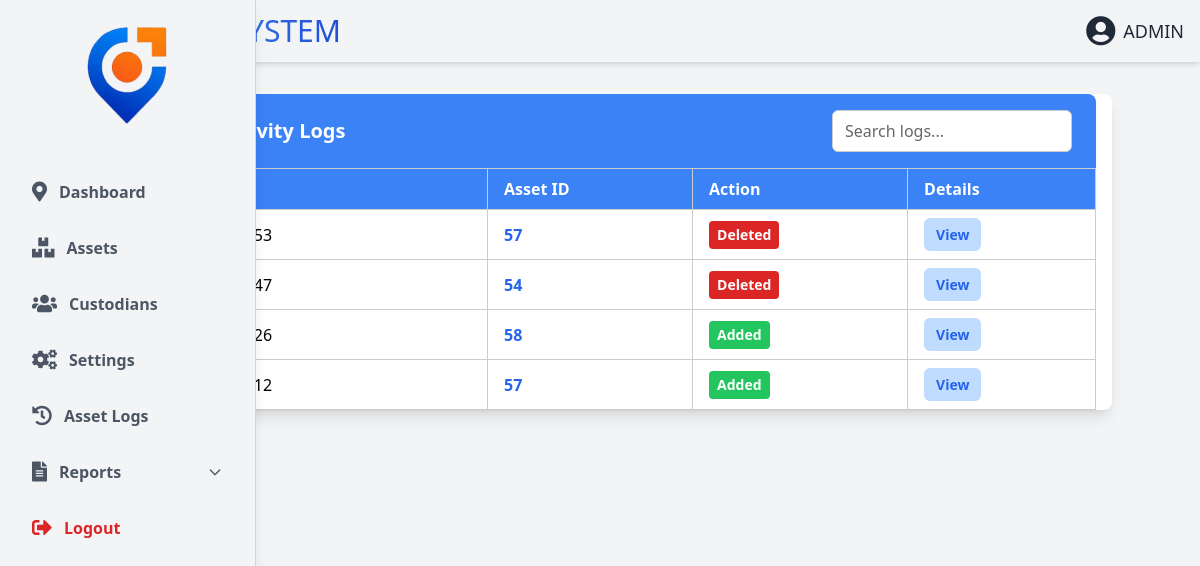
/asset_logs.php (signed in), run on the app's committed database.
### tables this page shows
CREATE TABLE `asset_logs` (
  `id` int(11) NOT NULL,
  `asset_id` int(11) DEFAULT NULL,
  `action` varchar(50) DEFAULT NULL,
  `timestamp` datetime DEFAULT current_timestamp(),
  `details` text DEFAULT NULL
);

### user_theme.php (called while the page is built, shortened)
<?php
$theme_class = 'theme-light';
?>

### asset_logs.php (the view, shortened to what this page needs)
<?php
include 'db_connect.php';
include 'user_theme.php';
$logs = $conn->query("SELECT * FROM asset_logs ORDER BY timestamp DESC");
?>
<!DOCTYPE html>
<html lang="en">
<head>
<script src="https://cdn.tailwindcss.com"></script>
</head>
<body class="<?php echo htmlspecialchars($theme_class); ?>">
<?php include 'header.php'; ?>
<div class="container mx-auto my-8 max-w-5xl px-4 shadow-lg rounded-lg">
  <div class="flex items-center justify-between px-6 py-4 rounded-t-lg header-bar">
    <h4 class="text-xl font-semibold flex items-center gap-2 select-none">📋 Asset Activity Logs</h4>
    <input
      id="searchInput"
      type="text"
      placeholder="Search logs..."
      class="rounded-md px-3 py-2 w-60"
      autocomplete="off"
      spellcheck="false"
      aria-label="Search logs"
    />
  </div>
  <div class="overflow-x-auto">
    <table id="logsTable" class="min-w-full text-left" role="table" aria-label="Asset activity logs">
      <thead>
        <tr role="row">
          <th scope="col" role="columnheader">Timestamp</th>
          <th scope="col" role="columnheader">Asset ID</th>
          <th scope="col" role="columnheader">Action</th>
          <th scope="col" role="columnheader">Details</th>
        </tr>
      </thead>
      <tbody>
        <?php while ($log = $logs->fetch_assoc()): ?>
        <tr role="row">
          <td role="cell"><?php echo htmlspecialchars($log['timestamp']); ?></td>
          <td role="cell" class="text-blue-600 font-semibold"><?php echo htmlspecialchars($log['asset_id']); ?></td>
          <td role="cell">
            <?php
            $action = strtolower($log['action']);
            $badgeClass = 'badge-default';
            if ($action === 'added') $badgeClass = 'badge-added';
            else if ($action === 'edited') $badgeClass = 'badge-edited';
            else if ($action === 'deleted') $badgeClass = 'badge-deleted';
            ?>
            <span class="inline-block px-2 py-1 rounded text-sm font-semibold <?php echo $badgeClass; ?>">
              <?php echo htmlspecialchars($log['action']); ?>
            </span>
          </td>
          <td role="cell">
            <button
              onclick="openModal('logModal<?php echo $log['id']; ?>')"
              class="btn-view"
              type="button"
              aria-expanded="false"
              aria-controls="logModal<?php echo $log['id']; ?>"
            >View</button>
          </td>
        </tr>
        <?php endwhile; ?>
      </tbody>
    </table>
  </div>
</div>
</body>
</html>

### asset_logs.php (style rules this page uses)
.theme-light { --bg-color: #f3f4f6; --container-bg: #ffffff; --text-color: #000000; --input-bg: #ffffff; --input-border: #cccccc; --input-text: #000000; --header-bg: #3b82f6; --header-text-color: #ffffff; --hover-bg: #e5e7eb; --modal-overlay-bg: rgba(0, 0, 0, 0.5); --modal-bg: #ffffff; }
body { font-family: 'Poppins', sans-serif; background-color: var(--bg-color); color: var(--text-color); transition: background-color 0.3s, color 0.3s; min-height: 100vh; }
.container { background-color: var(--container-bg); color: var(--text-color); transition: background-color 0.3s, color 0.3s; }
.header-bar { background-color: var(--header-bg); color: var(--header-text-color); }
#searchInput { background-color: var(--input-bg); border: 1px solid var(--input-border); color: var(--input-text); }
#searchInput::placeholder { color: var(--input-text); opacity: 0.6; }
table { border-collapse: collapse; width: 100%; color: var(--text-color); }
thead tr { background-color: var(--header-bg); color: var(--header-text-color); }
th, td { border: 1px solid var(--input-border); padding: 0.5rem 1rem; }
.badge-added { background-color: #22c55e; color: white; }
.badge-deleted { background-color: #dc2626; color: white; }
button { transition: background-color 0.2s ease; }
.btn-view { padding: 0.375rem 0.75rem; border-radius: 0.375rem; font-weight: 600; font-size: 0.875rem; color: #2563eb; background-color: #bfdbfe; cursor: pointer; }

### nav.php (style rules this page uses)
body { font-family: 'Segoe UI', Tahoma, Geneva, Verdana, sans-serif; transition: background-color 0.3s, color 0.3s; }

### data on the page
asset_logs: asset "57", action "Deleted"
asset_logs: asset "54", action "Deleted"
asset_logs: asset "58", action "Added"
asset_logs: asset "57", action "Added"
